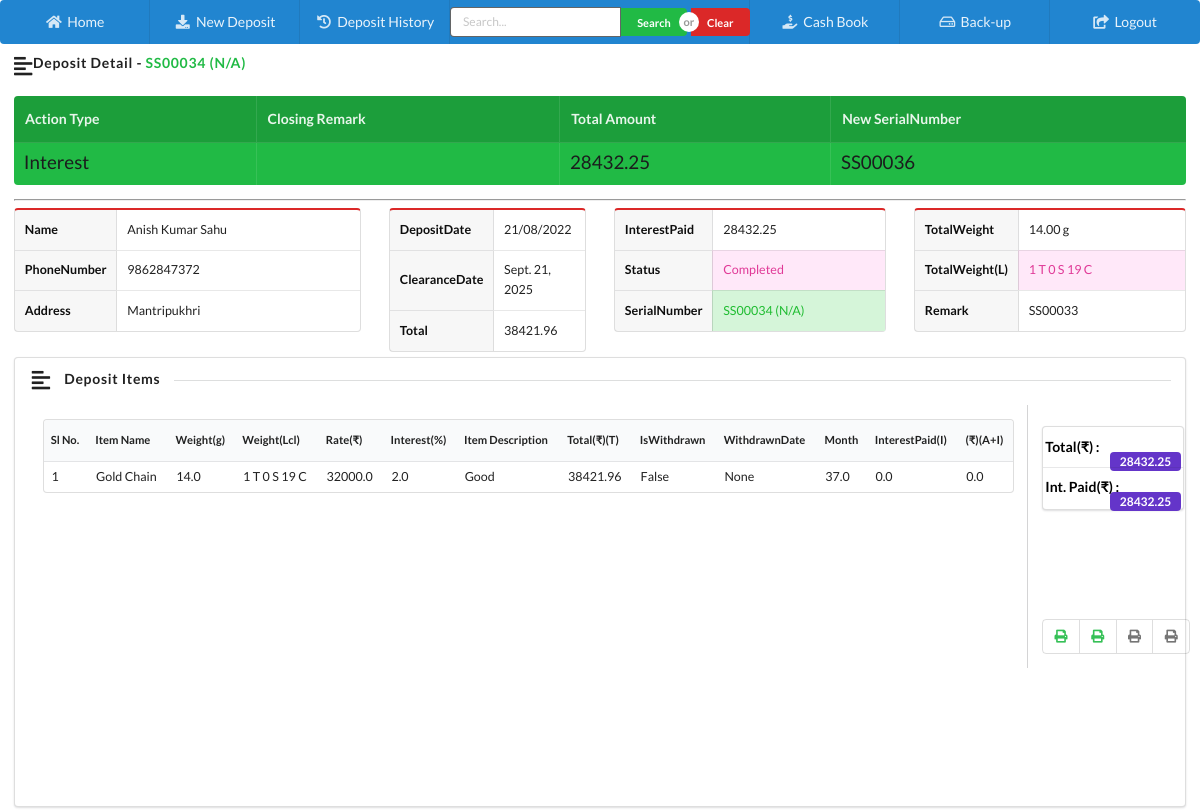
The app's page /deposit_detail/34/ (signed in) with its own data.
### home/models.py (models this page shows, shortened)
class Deposit(models.Model):
    depositSerialID = models.CharField(max_length=200, blank=True, null=True)
    oldID = models.CharField(max_length=200, blank=True, null=True)
    customerName = models.CharField(max_length=200, blank=True, null=True)
    phone = models.CharField(max_length=20, blank=True, null=True)
    address = models.TextField(blank=True, null=True)
    depositDate = models.DateField(blank=True, null=True)
    statusID = models.ForeignKey(Status, blank=True, null=True, on_delete=models.CASCADE)
    totalAmount = models.FloatField(default=0.0)
    totalAmountPaid = models.FloatField(default=0.0)
    totalInterestPaid = models.FloatField(default=0.0)
    clearanceDate = models.DateField(blank=True, null=True)
    totalWeight = models.CharField(max_length=200, blank=True, null=True)
    totalWeightL = models.CharField(max_length=200, blank=True, null=True)
    remark = models.TextField(blank=True, null=True)
    isDeleted = models.BooleanField(default=False)
    datetime = models.DateTimeField(auto_now_add=True, auto_now=False)
    lastUpdatedOn = models.DateTimeField(auto_now_add=False, auto_now=True)
    newDepositSerialID = models.CharField(max_length=200, blank=True, null=True)
    clearanceRemark = models.TextField(blank=True, null=True)
    actionType = models.CharField(max_length=200, blank=True, null=True, default='N/A')
    class Meta:
        verbose_name_plural = 'D) Deposit List'

class Status(models.Model):
    name = models.CharField(max_length=200, blank=True, null=True)
    isDeleted = models.BooleanField(default=False)
    datetime = models.DateTimeField(auto_now_add=True, auto_now=False)
    lastUpdatedOn = models.DateTimeField(auto_now_add=False, auto_now=True)
    def __str__(self):
        return self.name
    class Meta:
        verbose_name_plural = 'A) Status List'

class DepositItem(models.Model):
    depositID = models.ForeignKey(Deposit, blank=True, null=True, on_delete=models.CASCADE)
    itemName = models.CharField(max_length=300, blank=True, null=True)
    weight = models.FloatField(default=0.0)
    tola =  models.IntegerField(default=0)
    san =  models.IntegerField(default=0)
    chaning =  models.IntegerField(default=0)
    itemRatePerTenGram = models.FloatField(default=0.0)
    interestRate = models.FloatField(default=0.0)
    description = models.TextField(blank=True, null=True)
    itemAmount = models.FloatField(default=0.0)
    isWithdrawn = models.BooleanField(default=False)
    withdrawalDate = models.DateField(blank=True, null=True)
    interestPaid = models.FloatField(default=0.0)
    total = models.FloatField(default=0.0)
    month = models.FloatField(default=0.0)
    isDeleted = models.BooleanField(default=False)
    datetime = models.DateTimeField(auto_now_add=True, auto_now=False)
    lastUpdatedOn = models.DateTimeField(auto_now_add=False, auto_now=True)
    class Meta:
        verbose_name_plural = 'E) Deposit Item List'

### home/views.py (the view)
# urls.py: path('deposit_detail/<int:id>/', deposit_detail, name='deposit_detail'),
@is_activated()
def deposit_detail(request, id=None):
    if request.user.is_authenticated:
        instance = get_object_or_404(Deposit, id=int(id))
        items = DepositItem.objects.filter(depositID_id=instance.pk)
        all_in = Interest.objects.filter(depositID_id=int(id))
        if instance.actionType == 'interest':
            instance_new = get_object_or_404(Deposit, depositSerialID=instance.newDepositSerialID)
        else:
            instance_new = ''
        total = 0.0
        for i in all_in:
            total = total + i.amount
        context = {
            'instance': instance,
            'items': items,
            'total': total,
            'instance_new': instance_new
        }
        return render(request, 'home/depositDetail.html', context)
    else:
        return redirect('homeApp:loginPage')

### activation/views.py (called while the page is built)
def is_activated():
    def _is_activated(view_func):
        @wraps(view_func)
        def wrapper(request, *args, **kwargs):
            try:
                val = Validity.objects.last()
                if val.expiryDate < datetime.today().date():
                    return redirect('/activate/')
                return view_func(request, *args, **kwargs)
            except:
                return view_func(request, *args, **kwargs)
        return wrapper
    return _is_activated

### home/templates/home/depositDetail.html (shortened to what this page needs)
{% extends 'home/index.html' %}
{% block body %}
<div class="ui padded grid">
    <h5 class="ui horizontal left aligned divider header">
        <i class="left align icon"></i>
        Deposit Detail - <span class="ui text green"> {{ instance.depositSerialID }} ({{ instance.oldID }})</span>
    </h5>
    <div class="row" style="padding-bottom: 5px!important;padding-top: 5px!important;">
        {% if instance.actionType == 'repayment' or instance.actionType == 'interest' %}
        <div class="sixteen wide column">
            <table class="ui celled inverted green table">
                <thead>
                <tr>
                    <th>Action Type</th>
                    <th>Closing Remark</th>
                    <th>Total Amount</th>
                    <th>New SerialNumber</th>
                </tr>
                </thead>
                <tbody>
                <tr>
                    <td data-label="Name"><span class="ui large black text">{{ instance.actionType|capfirst }}</span>
                    </td>
                    <td data-label="Age"></td>
                    <td data-label="Age"><span class="ui large black text">{{ instance.totalAmountPaid }}</span></td>
                    <td data-label="Job">
                        {% if instance.actionType != 'repayment' %}
                        <a href="{% url 'home:deposit_detail' instance_new.pk %}"> <span class="ui large black text">{{ instance.newDepositSerialID }}</span></a>
                        {% endif %}
                    </td>
                </tr>
                </tbody>
            </table>
            <hr>
        </div>
        {% endif %}
        <div class="five wide column">
            <table class="ui red definition table">
                <tbody>
                <tr>
                    <td class="two wide column">Name</td>
                    <td id="Name">{{ instance.customerName }}</td>
                </tr>
                <tr>
                    <td>PhoneNumber</td>
                    <td id="Phone">{{ instance.phone }}</td>
                </tr>
                <tr>
                    <td>Address</td>
                    <td id="Address">{{ instance.address }}</td>
                </tr>
                </tbody>
            </table>
        </div>
        <div class="three wide column">
            <table class="ui red definition table">
                <tbody>
                <tr>
                    <td class="two wide column">DepositDate</td>
                    <td id="DepositDate">{{ instance.depositDate|date:"d/m/Y" }}</td>
                </tr>
                <tr>
                    <td>ClearanceDate</td>
                    <td id="ClearanceDate">{{ instance.clearanceDate }}</td>
                </tr>
                <tr>
                    <td>Total</td>
                    <td id="TotalAmount">{{ instance.totalAmount }}</td>
                </tr>
                </tbody>
            </table>
        </div>
        <div class="four wide column">
            <table class="ui red definition table">
                <tbody>
                <tr>
                    <td class="two wide column">InterestPaid</td>
                    <td id="TotalInterestPaid">{{ instance.totalInterestPaid }}</td>
                </tr>
                <tr>
                    <td>Status</td>
                    <td class="pink" id="Status">{{ instance.statusID }}</td>
                </tr>
                <tr>
                    <td>SerialNumber</td>
                    <td class="green" id="DepositSerialID">{{ instance.depositSerialID }} ({{ instance.oldID }})</td>
                </tr>
                </tbody>
            </table>
        </div>
        <div class="four wide column">
            <table class="ui red definition table">
                <tbody>
                <tr>
                    <td class="two wide column">TotalWeight</td>
                    <td id="totalWeight">{{ instance.totalWeight }} g</td>
                </tr>
                <tr>
                    <td>TotalWeight(L)</td>
                    <td class="pink" id="totalWeightL">{{ instance.totalWeightL }}</td>
                </tr>
                <tr>
                    <td>Remark</td>
                    <td id="remark">{{ instance.remark }}</td>
                </tr>
                </tbody>
            </table>
        </div>
    </div>
    <div class="sixteen wide column">
        <div class="ui segment" style="min-height: 450px;">
            <h5 class="ui horizontal left aligned divider header">
                <i class="left align icon"></i>
                Deposit Items
            </h5>
            <div class="ui internally celled  grid">
                <div class="fourteen wide column">
                    <table class="ui very compact table " id="itemTable" style="font-size: 0.8em">
                        <thead>
                        <tr>
                            <th>Sl No.</th>
                            <th>Item Name</th>
                            <th>Weight(g)</th>
                            <th>Weight(Lcl)</th>
                            <th>Rate(₹)</th>
                            <th>Interest(%)</th>
                            <th>Item Description</th>
                            <th>Total(₹)(T)</th>
                            <th>IsWithdrawn</th>
                            <th>WithdrawnDate</th>
                            <th>Month</th>
                            <th>InterestPaid(I)</th>
                            <th>(₹)(A+I)</th>
                        </tr>
                        </thead>
                        <tbody>
                        {% for item in items %}
                        <tr id="{{ item.pk }}">
                            <td id="row{{ item.pk }}">{{ forloop.counter }}</td>
                            <td id="itemName{{ item.pk }}">{{ item.itemName }}</td>
                            <td id="itemWeight{{ item.pk }}">{{ item.weight }}</td>
                            <td id="itemWeightLocal{{ item.pk }}">{{ item.tola }} T {{ item.san }} S {{ item.chaning }}
                                C
                            </td>
                            <td id="itemRate{{ item.pk }}">{{ item.itemRatePerTenGram }}</td>
                            <td id="itemInterestRate{{ item.pk }}">{{ item.interestRate }}</td>
                            <td id="itemDescription{{ item.pk }}">{{ item.description }}</td>
                            <td id="itemTotalAmount{{ item.pk }}">{{ item.itemAmount }}</td>
                            <td id="isWithdrawn{{ item.pk }}">{{ item.isWithdrawn }}</td>
                            <td id="withdrawalDate{{ item.pk }}">{{ item.withdrawalDate }}</td>
                            <td id="month{{ item.pk }}">{{ item.month }}</td>
                            <td id="interestPaid{{ item.pk }}">{{ item.interestPaid }}</td>
                            <td id="amountWithInterest{{ item.pk }}">{{ item.total }}</td>
                        </tr>
                        {% endfor %}
                        </tbody>
                    </table>
                    <div class="ui mini form">
                        <div class="eight fields">
                            <div class="field" style="    padding-top: 1.3rem;">
                            </div>
                        </div>
                    </div>
                </div>
                <div class="two wide column">
                    <div class="ui vertical menu"
                         style="width: 99%;float: right;position: absolute;text-align: left;margin-bottom: 0; margin-top: 0.5em;">
                        <a class="teal item ">
                            <strong style="color: black;">Total(₹) :</strong>
                            <div class="ui violet label" id="totalAmount">{{ instance.totalAmountPaid }}</div>
                        </a>
                        <a class="teal item ">
                            <strong style="color: black;">Int. Paid(₹) :</strong>
                            <div class="ui violet label" id="totalIntAmount">{{ instance.totalInterestPaid }}</div>
                        </a>
                    </div>
                    <div class="ui small basic icon buttons">
                        <button class="ui  button" data-position="bottom right" data-tooltip="Print Withdraw Slip A4"
                                onclick="printWithA4()"><i class="print icon green"></i>
                        </button>
                        <button class="ui button" data-position="bottom right" data-tooltip="Print Withdraw Slip A5"
                                onclick="printWithA5()"><i class="print icon green"></i>
                        </button>
                        <button class="ui button" data-position="bottom right" data-tooltip="Print Deposit Slip A4"
                                onclick="printInvoice()"><i class="print icon"></i>
                        </button>
                        <button class="ui button" data-position="bottom right" data-tooltip="Print  Deposit Slip A5"
                                onclick="printInvoicea5()"><i class="print icon"></i>
                        </button>
                    </div>
                </div>
            </div>
        </div>
    </div>
</div>
{% endblock %}

### home/templates/home/depositDetail.html (style rules this page uses)
.ui.vertical.menu .item { display: block; background: 0 0; border-top: none; border-right: none; padding-left: 2px; padding-right: 2px; }
.ui.grid > .column:not(.row) { padding-top: 0; padding-bottom: 0.2rem; }

### records on screen
Deposit: depositSerialID "SS00034", oldID "N/A", actionType "Interest", totalAmountPaid "28432.25", newDepositSerialID "SS00036", customerName "Anish Kumar Sahu", phone "9862847372", address "Mantripukhri", depositDate "21/08/2022", clearanceDate "Sept. 21, 2025", totalAmount "38421.96", totalInterestPaid "28432.25", statusID "Completed", totalWeight "14.00", totalWeightL "1 T 0 S 19 C", remark "SS00033"
DepositItem: itemName "Gold Chain", weight "14.0", tola "1", san "0", chaning "19", itemRatePerTenGram "32000.0", interestRate "2.0", description "Good", itemAmount "38421.96", isWithdrawn "False", withdrawalDate "None", month "37.0", interestPaid "0.0", total "0.0"
